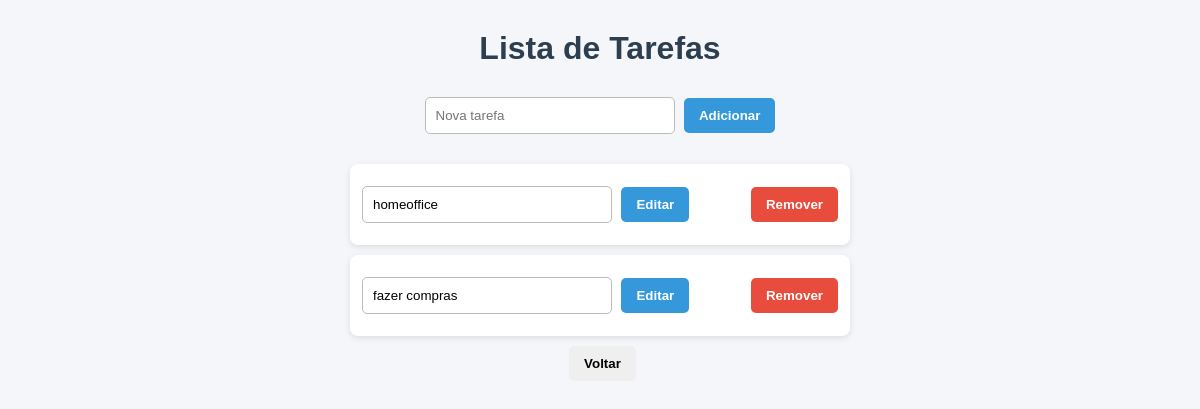
The app's page /tarefas, older data.
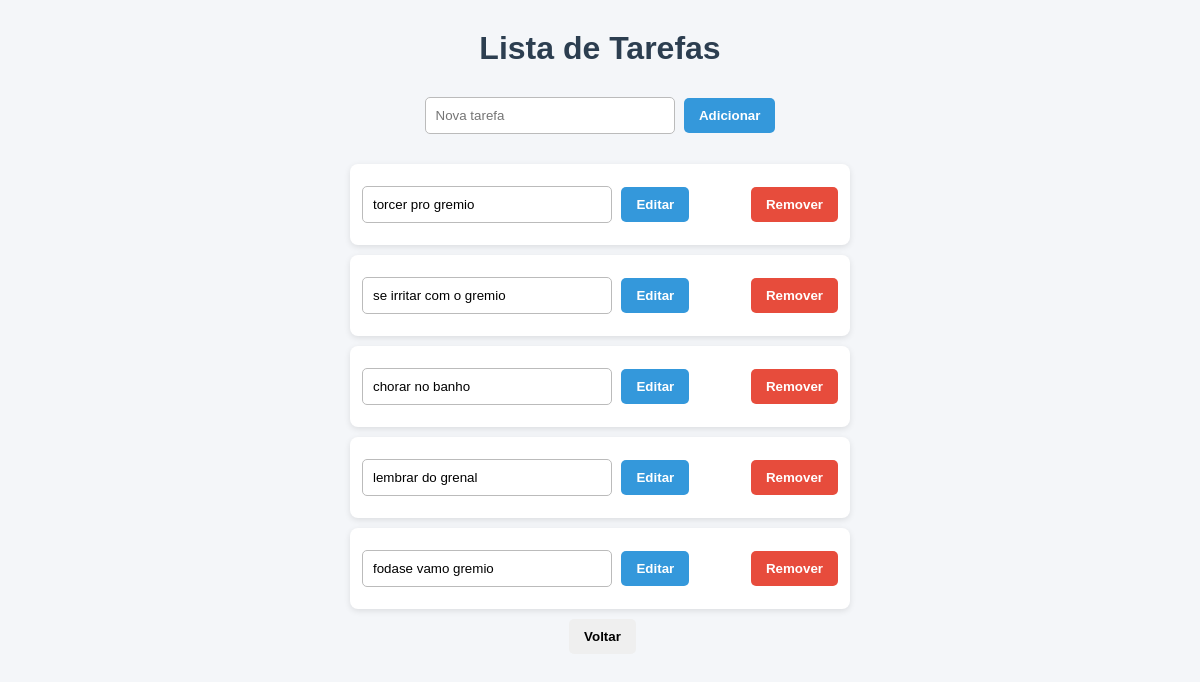
The same page, newer data.
### app/models.py (models this page shows)
class Tarefas(db.Model):
    id = db.Column(db.Integer, primary_key=True)
    descricao = db.Column(db.String(200), unique=True, nullable=False)

### app/Hello/routes.py (the view)
@hello_bp.route('/tarefas', methods=['GET', 'POST'])
def tarefas():
    if request.method == 'POST':
        tarefa_desc = request.form['descricao']
        nova_tarefa = Tarefas(descricao=tarefa_desc)
        db.session.add(nova_tarefa)
        db.session.commit()
        return redirect(url_for('hello.tarefas'))
    todas_tarefas = Tarefas.query.all()
    return render_template('tarefas.html', tarefas=todas_tarefas)

### app/templates/Tarefas.html (shortened to what this page needs)
<!DOCTYPE html>
<html lang="pt-br">
  <head>
    <link
      rel="stylesheet"
      href="{{url_for('static', filename='css/Tarefas.css') }}"
    />
  </head>
  <body>
    <h1>Lista de Tarefas</h1>
    <form method="POST" action="{{ url_for('hello.tarefas') }}">
      <input type="text" name="descricao" placeholder="Nova tarefa" required />
      <button type="submit">Adicionar</button>
    </form>
    <ul>
      {% for tarefa in tarefas %}
      <li>
        <form
          action="{{ url_for('hello.editarTarefa', tarefa_id=tarefa.id) }}"
          method="POST"
          style="display: inline"
        >
          <input
            type="text"
            name="descricao"
            value="{{ tarefa.descricao }}"
            required
          />
          <button type="submit">Editar</button>
        </form>
        <form
          action="{{ url_for('hello.removerTarefa', tarefa_id=tarefa.id) }}"
          method="POST"
          style="display: inline"
        >
          <button type="submit">Remover</button>
        </form>
      </li>
      {% endfor %}
    </ul>
    <a href="{{ url_for('hello.index') }}">
      <button>Voltar</button>
    </a>
  </body>
</html>

### app/static/css/Tarefas.css (style rules this page uses)
* { margin: 0; padding: 0; box-sizing: border-box; font-family: Arial, Helvetica, sans-serif; }
body { background: #f4f6f9; color: #333; display: flex; flex-direction: column; align-items: center; padding: 30px; }
h1 { margin-bottom: 20px; font-size: 2rem; color: #2c3e50; }
form { margin: 10px 0; }
form input[type="text"] { padding: 10px; border: 1px solid #bbb; border-radius: 5px; outline: none; width: 250px; transition: 0.3s; }
button { padding: 10px 15px; margin-left: 5px; border: none; border-radius: 5px; cursor: pointer; font-weight: bold; transition: 0.3s; }
button[type="submit"] { background: #3498db; color: white; }
form[action*="removerTarefa"] button { background: #e74c3c; }
ul { list-style: none; margin-top: 20px; width: 100%; max-width: 500px; }
li { background: white; padding: 12px; margin-bottom: 10px; border-radius: 8px; display: flex; justify-content: space-between; align-items: center; box-shadow: 0 2px 6px rgba(0, 0, 0, 0.1); }
li form { display: inline-flex; align-items: center; }

Row changes from the older to the newer data that the page shows:
changed Tarefas: descricao "homeoffice" → "torcer pro gremio"
changed Tarefas: descricao "fazer compras" → "se irritar com o gremio"
added Tarefas: descricao "chorar no banho"
added Tarefas: descricao "lembrar do grenal"
added Tarefas: descricao "fodase vamo gremio"
